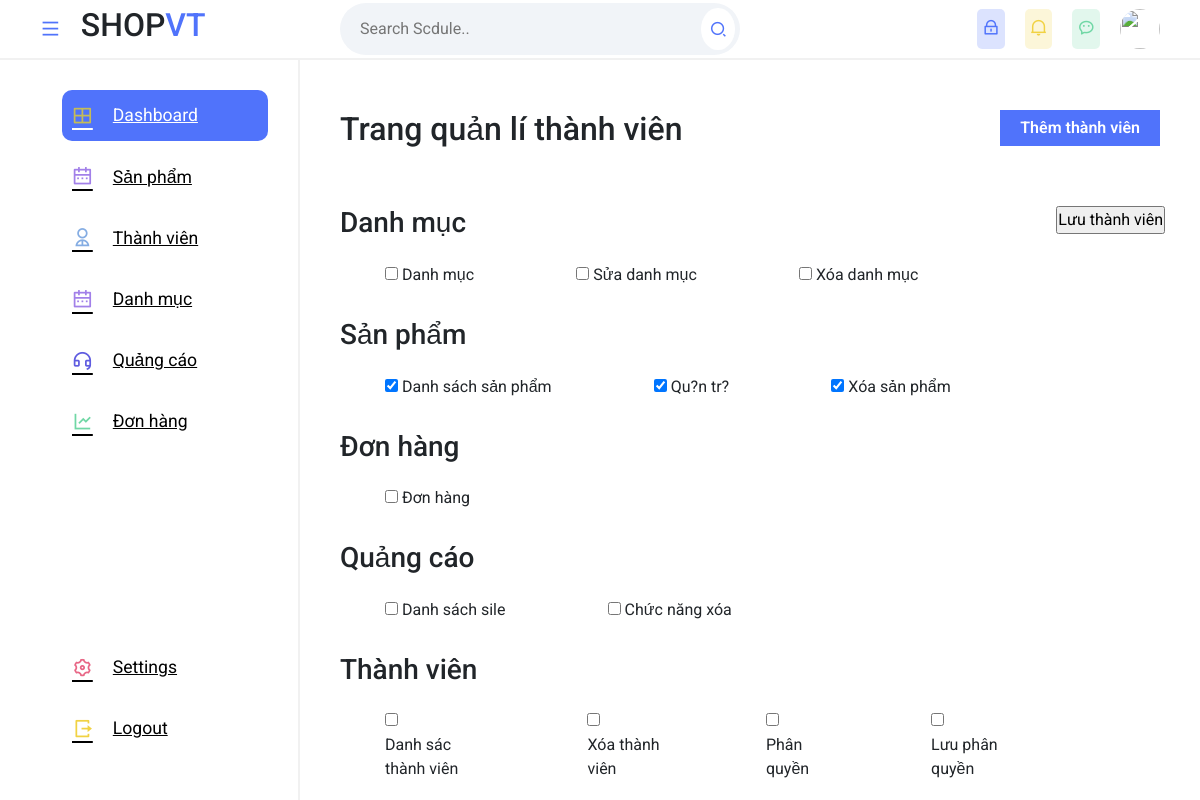
Screenshot of /sever/view/privilege.php?admin_id=9 (signed in) with the database file from the repository.
### tables this page shows
CREATE TABLE `privileges_group` (
  `privileges_group_id` int(11) NOT NULL,
  `privileges_group_name` varchar(255) NOT NULL,
  `privileges_group_position` int(11) NOT NULL,
  `created_time` int(11) NOT NULL
);

CREATE TABLE `privilege` (
  `privilege_id` int(11) NOT NULL,
  `privileges_group_id` int(11) NOT NULL,
  `privilege_name` varchar(255) NOT NULL,
  `privilege_url_match` varchar(255) NOT NULL,
  `created_time` int(11) NOT NULL
);

### sever/view/privilege.php (the view, shortened to what this page needs)
<?php
    include './header.php';
    include './menu.php';
    include '../mode/config2.php';
?>
<?php
if (!empty($_SESSION['user'])) {
    ?>
<div class="main--content">
<div class="sanpham_top">
        <div class="sanpham_top__left">
            <h2>Trang quản lí thành viên</h2>
        </div>
        <div class="sanpham_top__right">
            <button class="btn_them"><a href="./themtv.php">Thêm thành viên</a></button>
        </div>
    </div>
    <?php
                        if(!empty($_GET['action']) && $_GET['action'] == 'save') {
                            $data = $_POST;
                            $insertString = "";
                            $deleteOldPrivileges = mysqli_query($conn, "DELETE FROM `user_privilege` WHERE `admin_id` = ".$data['admin_id']);
                            foreach ($data['privileges'] as $insertPrivilege) {
                                $insertString .= !empty($insertString) ? "," : "";
                                $insertString .= "(NULL,  '" . $insertPrivilege . "', '" . time() . "',' " . $data['admin_id'] . "')";
                            }
                            $insertPrivilege = mysqli_query($conn, "INSERT INTO `user_privilege` (`user_privilege_id`, `privilege_id`, `created_time`, `admin_id`) VALUES " . $insertString);
                            if(!$insertPrivilege){
                                $error = "Phân quyền không thành công. Xin thử lại";
                            }?>
                    <?php if(!empty($error)){ ?>
                    <?php } else { ?>
                         Phân quyền thành công.
                    <?php } ?>
                    <?php } else {?>
    <div class="sanpham_bottom">
            <div id="content-box">
                        <?php
                            $privileges = mysqli_query($conn,'SELECT * FROM privilege ' );
                            $privileges = mysqli_fetch_all($privileges , MYSQLI_ASSOC);
                            $privilegesGroup = mysqli_query($conn,'SELECT * FROM `privileges_group` ORDER BY privileges_group.privileges_group_position ASC' );
                            $privilegesGroup = mysqli_fetch_all($privilegesGroup,MYSQLI_ASSOC);
                            $currentPrivileges = mysqli_query($conn, "SELECT * FROM `user_privilege` WHERE `admin_id` = ".$_GET['admin_id']);
                            $currentPrivileges = mysqli_fetch_all($currentPrivileges, MYSQLI_ASSOC);
                            $currentPrivilegeList = array();
                            if(!empty($currentPrivileges)){
                                foreach($currentPrivileges as $currentPrivilege){
                                    $currentPrivilegeList[] = $currentPrivilege['privilege_id'];
                                }
                            }
                            ?>
                                <form id="editing-form" method="POST" action="?action=save" enctype="multipart/form-data">
                                    <input type="submit" title="Lưu thành viên" value="Lưu thành viên" style="position: absolute;right:35px;" />
                                    <?php foreach($privilegesGroup as $group) {?>
                                        <div class="privilege-group">
                                            <h3 class="group-name"><?= $group['privileges_group_name'] ?></h3>
                                            <ul style="display: flex;gap: 14%;padding:15px 45px;">
                                                <?php  foreach($privileges as $privilege) { ?>
                                                <?php if($privilege['privileges_group_id'] == $group['privileges_group_id']){ ?>
                                                <li>
                                                        <input type="checkbox"
                                                        <?php if(in_array($privilege['privilege_id'], $currentPrivilegeList)){ ?>
                                                                checked
                                                                <?php } ?>
                                                                name="privileges[]"
                                                                value="<?php echo $privilege['privilege_id']?>" id="privilege_<?php echo $privilege['privilege_id']?>"
                                                                 />
                                                        <label for="privilege__<?php echo $privilege['privilege_id']?>"><?php echo $privilege['privilege_name']?></label>
                                                </li>
                                                <?php }?>
                                                <?php }?>
                                            </ul>
                                        </div>
                                        <?php } ?>
                                </form>
                                <?php }?>
    </div>
</div>
<?php } ?>

### sever/public/quantri.css (style rules this page uses)
* { margin: 0; padding: 0; box-sizing: border-box; font-family: 'Roboto', sans-serif; }
body { position: relative; width: 100%; }
li { list-style: none; }
a { text-decoration: none; }
.main--content { position: absolute; top: 0; right: 0; height: 100%; width: calc(100% - 300px); padding: 0 40px; overflow-y: scroll; transition: .3s; }

### sever/public/sanpham.css (style rules this page uses)
.sanpham_top { display: flex; padding: 50px 0px; justify-content: space-between; }
:root { --blue-color:#5073FB; }
.btn_them { height: 36px; border: none; background: var(--blue-color) ; color: white; }
.btn_them a { text-decoration: none; color: white; font-weight: 600; padding: 21px 20px; }

### rows the page displays
privileges_group: privileges_group_name "Danh mục"
privilege: privilege_name "Danh mục"
privilege: privilege_name "Sửa danh mục"
privilege: privilege_name "Xóa danh mục"
privileges_group: privileges_group_name "Sản phẩm"
privilege: privilege_id "☑", privilege_name "Danh sách sản phẩm"
privilege: privilege_id "☑", privilege_name "Qu?n tr?"
privilege: privilege_id "☑", privilege_name "Xóa sản phẩm"
privileges_group: privileges_group_name "Đơn hàng"
privilege: privilege_name "Đơn hàng"
privileges_group: privileges_group_name "Quảng cáo"
privilege: privilege_name "Danh sách sile"
privilege: privilege_name "Chức năng xóa"
privileges_group: privileges_group_name "Thành viên"
privilege: privilege_name "Danh sác thành viên"
privilege: privilege_name "Xóa thành viên"
privilege: privilege_name "Phân quyền"
privilege: privilege_name "Lưu phân quyền"
